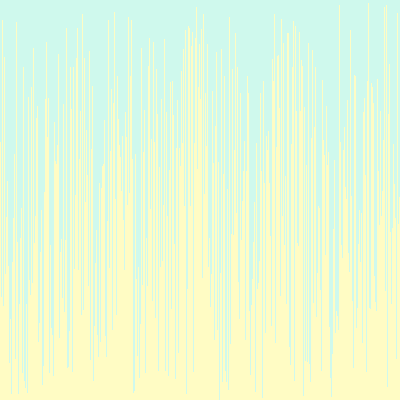
Frame 1 (no input)
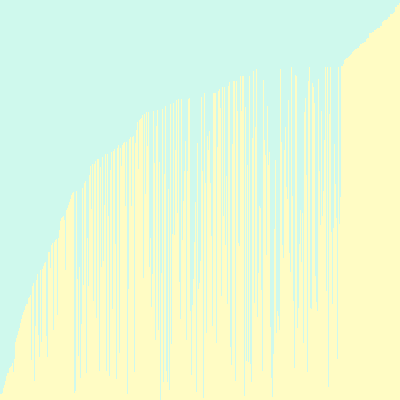
Frame 60 (the mouse pressed at the canvas centre just before this capture)
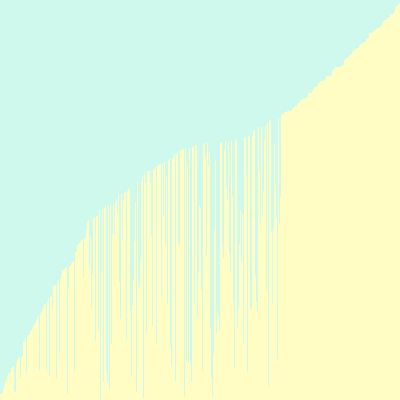
Frame 120 (the mouse held since frame 60 and released just before this capture)

The Processing sketch that drew these frames (run headless with seeded random() and noise(); from frame 60 on, the mouse is pressed at the canvas centre):

// Processing sketch: VisualArraySorter
// ── VisualArraySorter.pde
/* Paste the code into a new Processing sketch and complete the steps. */

//1. create an array of ints. don't initialize it yet.
int[] inty;
void setup() {
  

  //2. set the size of your window
  size(400,400);
  //  if you are using Processing 3, you cannot use variables
  //  because the developers don't know how programming is supposed to work.

  //3. initialize your array with the built in width variable
  inty = new int[width];
  //4. initialize the ints in the array with random numbers
 createRandom();
  //   from 0 to the built in height variable

  //5. call the noStroke() method
noStroke();
}

void draw() {
  //6. set the background color with background(r, g, b);
background(207, 249, 237);
  //7. set the color for your graph
fill(255, 252, 196);
  //8. draw a rectangle for each int in your array.
  for(int i = 0; i<inty.length; i++){
    rect(i,height,1,-inty[i]);
  }
  //   the x value will be the current index in the array
  //   the y value will the height variable
  //   the width is 1 (one)
  //   the height is negative the value of the element at the current index of the array


  //9. call the stepSort method
stepSort(inty);
  //10. extract the code that randomizes the array into a method.

}
  //11. call the method you made in step 10 when the mouse is pressed

void createRandom(){
  for(int i =0; i< inty.length; i++){
  inty[i]= (int)random(0,height);
  }
}
void stepSort(int[] arr) {
  for (int i = 1; i < arr.length; i++) {
    if (arr[i - 1] > arr[i]) {
      int t = arr[i];
      arr[i] = arr[i - 1];
      arr[i - 1] = t;
    }
  }
}
